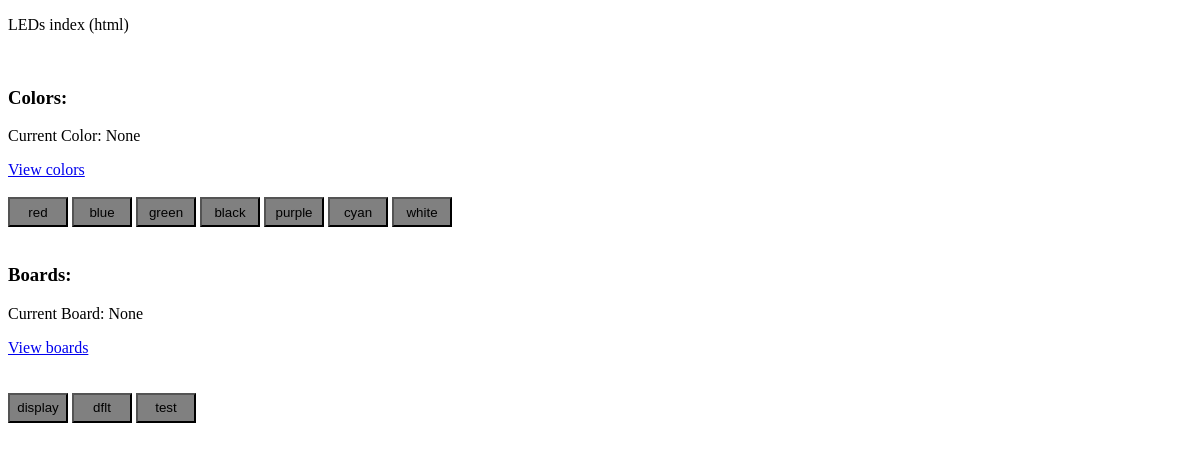
Page /leds/ on the committed database.
### leds/models.py (models this page shows, shortened)
class Color(models.Model):
    label = models.CharField(default="no_label", max_length=20)
    r = models.PositiveSmallIntegerField(default=0)
    g = models.PositiveSmallIntegerField(default=0)
    b = models.PositiveSmallIntegerField(default=0)
    def json(self):
        dat = serializers.serialize("json", [self])
        return dat

class Board(models.Model):
    height = models.PositiveSmallIntegerField(default=8)
    width = models.PositiveSmallIntegerField(default=32)
    label = models.CharField(default="board", max_length=30)

### leds/views.py (the view)
# urls.py: path('', views.index, name='index'),
def index(request):
    all_colors = Color.objects.all() # change to selected colors
    all_boards = Board.objects.all() # change to selected boards
    try:
        current_color_label = request.session['current_color']
    except:
        current_color_label = None
    try:
        current_board_label = request.session['current_board']
        current_board = Board.objects.get(label=current_board_label)
        current_arr = current_board.display_arr()
    except:
        current_board = None
        current_arr = None
    context = {
        'current_arr': current_arr,
        'colors': all_colors,
        'boards': all_boards,
        'current_color': current_color_label,
        'current_board': current_board
     }
    return render(request, 'leds/index.html', context)

### leds/templates/leds/index.html (shortened to what this page needs)
{% extends "leds/base.html" %}
{% block body %}
    <p>LEDs index (html)</p>
    <br>
    {% block colors %}
        {% include "leds/color_preview.html" %}
    {% endblock %}
    <br>
    <br>
    {% block boards %}
        {% include "leds/board_preview.html" %}
    {% endblock %}
    <br>
{% endblock %}

### leds/templates/leds/color_preview.html
<h3>Colors:</h3>
<p>Current Color: {{ current_color }}</p>
<a href='colors/'>View colors</a><br>
<br>
{% for color in colors %}
<form class='led' action='colorClick/{{ color.label }}/' method='GET'>
    <button class='color' type='submit' onclick="changeCurrentColor(
        this, '{{ color.json }}')">{{ color.label }}</button>
</form>
{% endfor %}

### leds/templates/leds/board_preview.html
<h3>Boards:</h3>
<p>Current Board: {{ current_board }}</p>
<a href='boards/'>View boards</a><br>
<br><br>
{% for board in boards %}
<form class='led' action='boardClick/{{ board.label }}/' method='GET'>
    <button class='board' type='submit'>{{ board.label }}</button>
</form>
{% endfor %}

### leds/static/leds/style.css (style rules this page uses)
:root { --button-size: 30px; --button-margin: 5px; }
form.led { display: inline; }
button.color { background-color: gray; width: 60px; height: 30px; color: var(--color); }
button.board { background-color: gray; width: 60px; height: 30px; }

### rows in the picture
Color: label "red"
Color: label "blue"
Color: label "green"
Color: label "black"
Color: label "purple"
Color: label "cyan"
Color: label "white"
Board: label "display"
Board: label "dflt"
Board: label "test"

### other values in the picture
{{ current_color }} "None"
{{ current_board }} "None"
